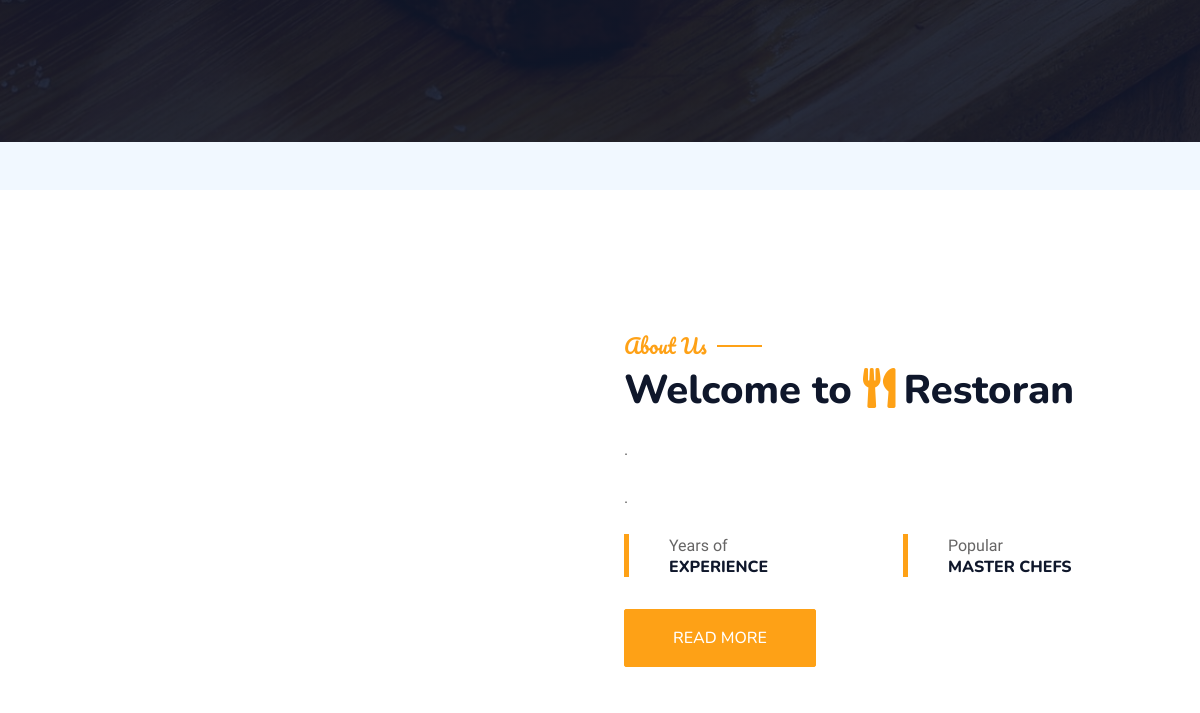
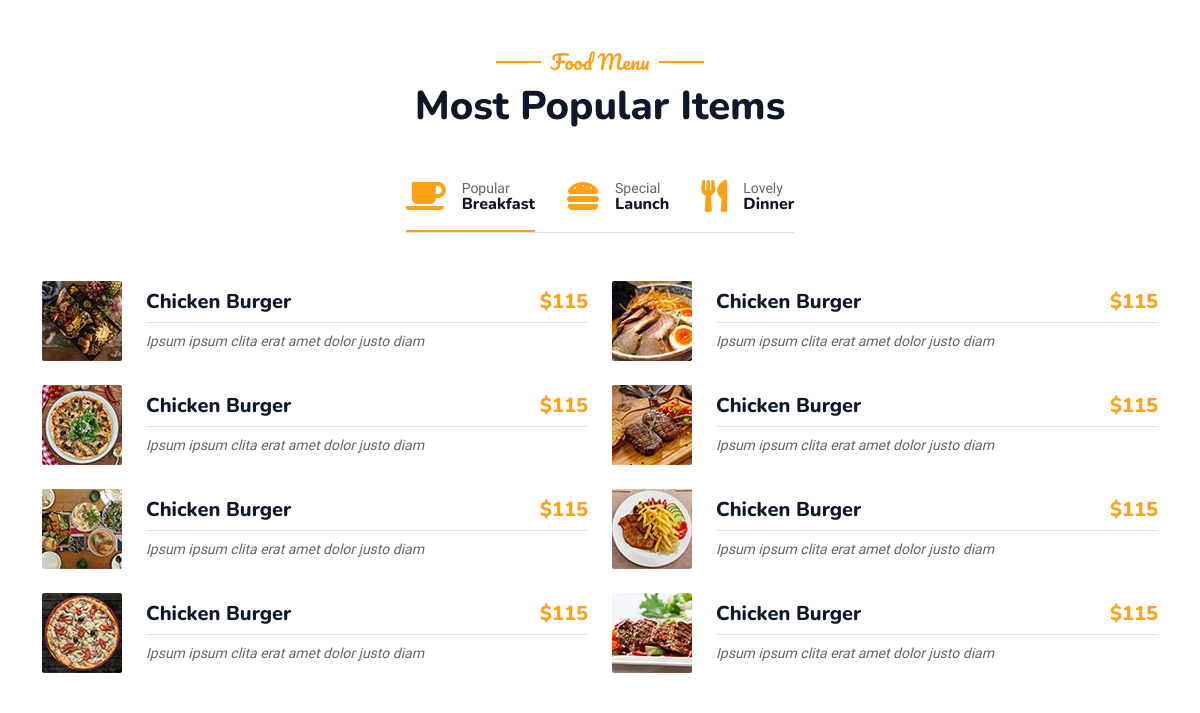
Before: /stars/restaurant/ (middle part) with the older database file (2 pictures, top to bottom).
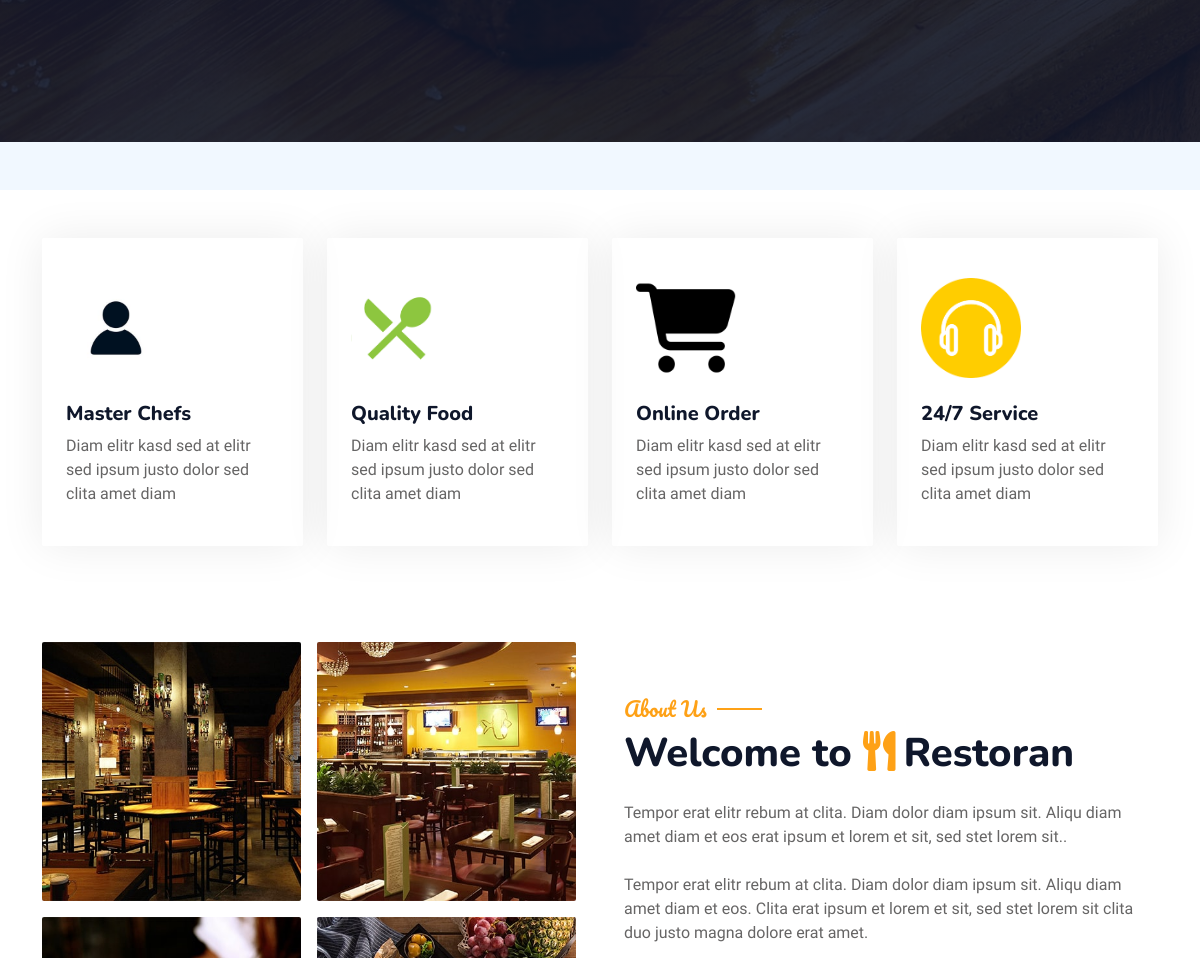
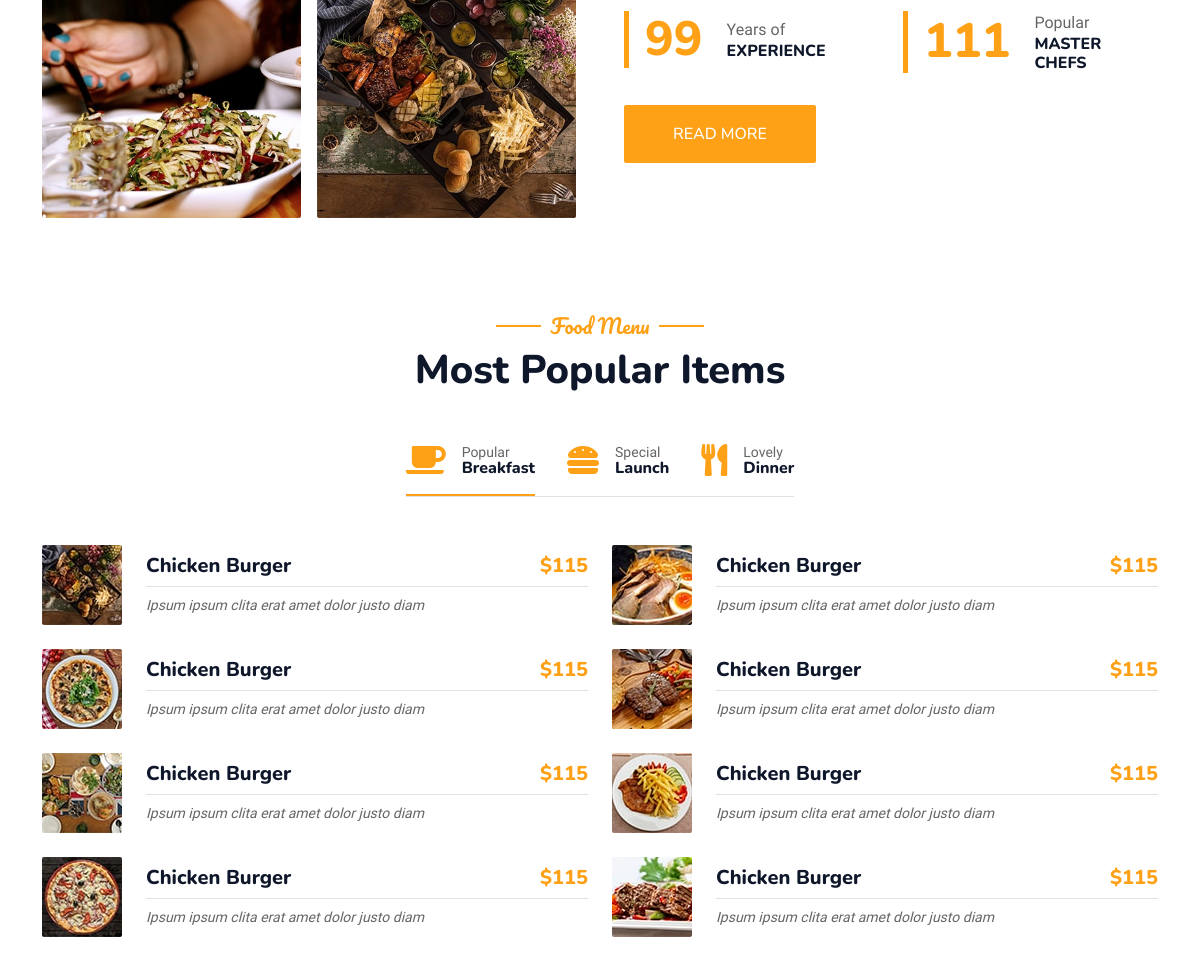
After: the same page with the newer database file (2 pictures, top to bottom).
### restaurant_app/models.py (models this page shows, shortened)
class Services(models.Model):
    name = models.CharField(max_length=50, blank=False, default='Service')
    description = models.CharField(max_length=2500,blank=False,default='description of services')
    icon = models.ImageField(upload_to='icons/')

class AboutUsImage(models.Model):
    about_us = models.ForeignKey(AboutUs, on_delete=models.CASCADE, related_name="images")
    image = models.ImageField(upload_to="about_us_images/")

class AboutUs(models.Model):
    paragraph_one = models.CharField(max_length=2500)
    paragraph_two = models.CharField(max_length=2500)
    experience_years = models.PositiveIntegerField(default=15)
    master_chefs = models.PositiveIntegerField(default=50)

### restaurant_app/views.py (the view)
# urls.py: path('',views.home,name='home'),
def home(request):
    rest_detail = get_object_or_404(Rest_detail,pk =1)
    services = Services.objects.all()
    about_us = AboutUs.objects.first()
    about_us_images = AboutUsImage.objects.filter(about_us=about_us) if about_us else None
    drinks = Drinks.objects.all()
    meals = Meals.objects.all()
    sandwiches = Sandwiches.objects.all()
    grills = Grills.objects.all()
    sweets = Sweets.objects.all()
    salads = Salads.objects.all()
    chefs = Chefs.objects.all()
    clients = Clients.objects.all()
    context = {
        'rest_detail': rest_detail,
        'services': services,
        'about_us': about_us,
        'about_us_images': about_us_images,
        'drinks': drinks,
        'meals': meals,
        'sandwiches': sandwiches,
        'grills': grills,
        'sweets': sweets,
        'salads': salads,
        'chefs': chefs,
        'clients': clients,
        }
    return render(request,'restaurant/index.html',context)

### restaurant_app/templates/restaurant/index.html (shortened to what the changed rows need)
{% extends 'restaurant/base.html' %}
{% load static %}
{% block content %}
<body>
    <div class="container-xxl bg-white p-0">
        <div class="container-xxl py-5">
            <div class="container">
                <div class="row g-4">
                    {% for service in services %}
                    <div class="col-lg-3 col-sm-6 wow fadeInUp" data-wow-delay="0.1s">
                        <div class="service-item rounded pt-3">
                            <div class="p-4">
                                <img src="{{ service.icon.url }}" alt="{{ service.name }}" class="img-fluid mb-4" style="max-width: 100px; max-height: 100px;">
                                <h5>{{service.name}}</h5>
                                <p>{{ service.description|truncatewords:15 }}</p>                            </div>
                        </div>
                    </div>
                     {% endfor %}
                </div>
            </div>
        </div>
        <div class="container-xxl py-5">
            <div class="container">
                <div class="row g-5 align-items-center">
                    <div class="col-lg-6">
                        <div class="row g-3">
                            {% for image in about_us_images %}
                                <div class="col-6 text-start">
                                    <img class="img-fluid rounded w-100 wow zoomIn" data-wow-delay="0.1s" src="{{ image.image.url }}">
                                </div>
                            {% endfor %}
                        </div>
                    </div>
                    <div class="col-lg-6">
                        <h5 class="section-title ff-secondary text-start text-primary fw-normal">About Us</h5>
                        <h1 class="mb-4">Welcome to <i class="fa fa-utensils text-primary me-2"></i>Restoran</h1>
                        <p class="mb-4">{{about_us.paragraph_one}}.</p>
                        <p class="mb-4">{{about_us.paragraph_two}}.</p>
                        <div class="row g-4 mb-4">
                            <div class="col-sm-6">
                                <div class="d-flex align-items-center border-start border-5 border-primary px-3">
                                    <h1 class="flex-shrink-0 display-5 text-primary mb-0" data-toggle="counter-up">{{about_us.experience_years}}</h1>
                                    <div class="ps-4">
                                        <p class="mb-0">Years of</p>
                                        <h6 class="text-uppercase mb-0">Experience</h6>
                                    </div>
                                </div>
                            </div>
                            <div class="col-sm-6">
                                <div class="d-flex align-items-center border-start border-5 border-primary px-3">
                                    <h1 class="flex-shrink-0 display-5 text-primary mb-0" data-toggle="counter-up">{{about_us.master_chefs}}</h1>
                                    <div class="ps-4">
                                        <p class="mb-0">Popular</p>
                                        <h6 class="text-uppercase mb-0">Master Chefs</h6>
                                    </div>
                                </div>
                            </div>
                        </div>
                        <a class="btn btn-primary py-3 px-5 mt-2" href="">Read More</a>
                    </div>
                </div>
            </div>
        </div>
        <div class="container-xxl py-5">
            <div class="container">
                <div class="text-center wow fadeInUp" data-wow-delay="0.1s">
                    <h1 class="mb-5">Most Popular Items</h1>
                </div>
            </div>
        </div>
    </div>
{% endblock content %}

Changed rows visible on the page:
added Services: icon (picture), name "Master Chefs", description "Diam elitr kasd sed at elitr sed ipsum justo dolor sed clita amet diam"
added Services: icon (picture), name "Quality Food", description "Diam elitr kasd sed at elitr sed ipsum justo dolor sed clita amet diam"
added Services: icon (picture), name "Online Order", description "Diam elitr kasd sed at elitr sed ipsum justo dolor sed clita amet diam"
added Services: icon (picture), name "24/7 Service", description "Diam elitr kasd sed at elitr sed ipsum justo dolor sed clita amet diam"
added AboutUsImage: image (picture)
added AboutUsImage: image (picture)
added AboutUsImage: image (picture)
added AboutUsImage: image (picture)
added AboutUs: paragraph_one "Tempor erat elitr rebum at clita. Diam dolor diam ipsum sit. Aliqu diam amet diam et eos erat ipsum et lorem et sit, sed stet lorem sit.", paragraph_two "Tempor erat elitr rebum at clita. Diam dolor diam ipsum sit. Aliqu diam amet diam et eos. Clita erat ipsum et lorem et sit, sed stet lorem sit clita duo justo magna dolore erat amet", experience_years "99", master_chefs "111"
